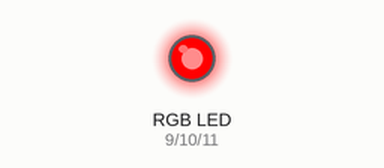
Simulated run of this sketch. Board: Arduino Uno, built with avr-gcc and run on an emulated ATmega328P. Shown: an RGB LED mixed from three pins (HIGH = lit).

Above: at 0.5 s.
At 2.5 s:
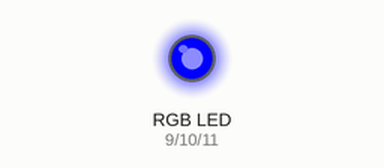
At 10.5 s:
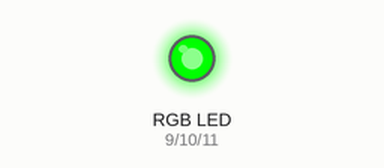
Timing chart, 0 to 11.7 s (numbered marks = the images above):
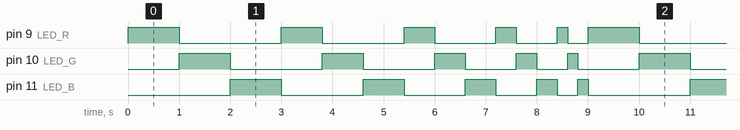

The sketch:

turnLED_RGB.ino
```cpp
const int LED_R = 9;
const int LED_G = 10;
const int LED_B = 11;
void setup() {
  pinMode(LED_R, OUTPUT);
  pinMode(LED_G, OUTPUT);
  pinMode(LED_B, OUTPUT);
  digitalWrite(LED_R, LOW);
  digitalWrite(LED_G, LOW);
  digitalWrite(LED_B, LOW);
}

void loop() {
  for (int i=1000; i>=200; i=i-200) {
    turnLED(LED_R, i);
    turnLED(LED_G, i);
    turnLED(LED_B, i);
  }
}

void turnLED(int LED, int cost) {
  digitalWrite(LED, HIGH);
  delay(cost);
  digitalWrite(LED, LOW);
}
```

Measured:
- by itself, pin 9 (LED_R): repeats every 9.0 s: LOW 2.0 s, HIGH 0.80 s, LOW 1.6 s, HIGH 0.60 s, LOW 1.2 s, HIGH 0.40 s, LOW 0.80 s, HIGH 0.20 s, LOW 0.40 s, HIGH 1.0 s
- by itself, pin 10 (LED_G): repeats every 9.0 s: LOW 1.8 s, HIGH 0.80 s, LOW 1.4 s, HIGH 0.60 s, LOW 1.0 s, HIGH 0.40 s, LOW 0.60 s, HIGH 0.20 s, LOW 1.2 s, HIGH 1.0 s
- by itself, everything shown: repeats every 9.0 s, in 15 steps
